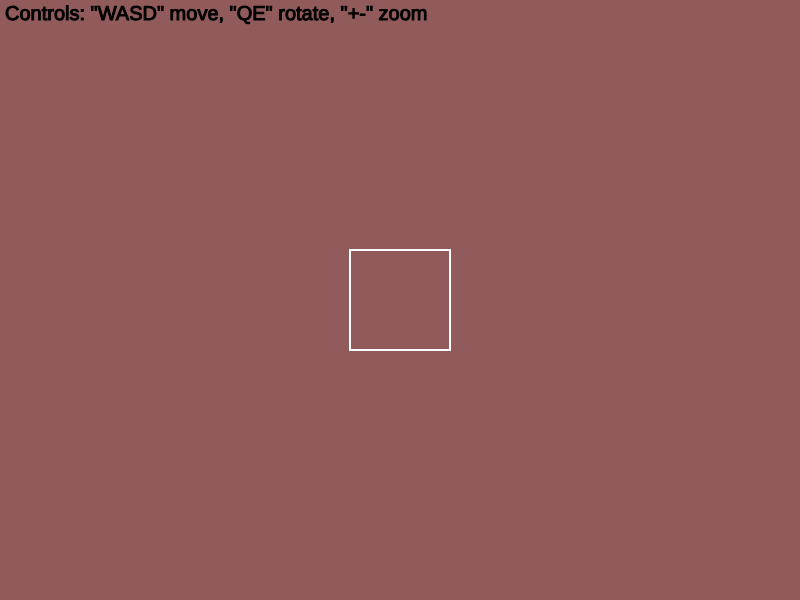
Frame 1 (no input)
Frame 60 (no input): identical to frame 1, image omitted
Frame 120 (the mouse pressed at the canvas centre since frame 60): identical to frame 1, image omitted

The p5.js sketch that drew this single still picture (run headless with seeded random() and noise() and a simulated clock; from frame 60 on, the mouse is pressed at the canvas centre):

// p5.js sketch
// ── sketch.js
// Points, the first point is duplicated at the end
const p = [[-50, -50], [-50, 50], [50, 50], [50, -50], [-50, -50]];
// Rotation matrix
let rm = [];
// To move rectangle
let offSetX = 0;
let offSetY = 0;
// Scale
let s = 1;
// Angle
let a = 0;

// Multiply matrix and a vector
function mtriXvec(ma, ve){
  let r = new Array();
  for(let i in ma){
    let sum = 0;
      for(let k in ma[i]){
        sum += (ma[i][k] * ve[k]);
      }
    r[i] = sum;
  }
  return r;
}

function setup() {
  createCanvas(800, 600);
}

function draw() {
  // Get fps
  let fps = frameRate();
  // "Clear" screen
  background(145, 91, 91);
  // 0,0 to the center
  translate(400, 300);
  // Line colors
  stroke(255);
  // Line size
  strokeWeight(2 * s);
  // Calculate the new rotation matrix
  rm = [[ cos(a), sin(a)],
        [-sin(a), cos(a)]];
  // For each pair of point do the math and draw
  for (let i = 0; i < 4; i++) {
     const p1 = mtriXvec(rm, p[ i ]);
     const p2 = mtriXvec(rm, p[i+1]);
     line(p1[0] * s + offSetX, p1[1] * s + offSetY, 
          p2[0] * s + offSetX, p2[1] * s + offSetY);
    }

  // Move Rectangle
  if (keyIsDown( 87)) offSetY += (-300 / fps);
  if (keyIsDown( 83)) offSetY += ( 300 / fps);
  if (keyIsDown( 65)) offSetX += (-300 / fps);
  if (keyIsDown( 68)) offSetX += ( 300 / fps);
  // Change scale
  if (keyIsDown(107)) s += ( 4 / fps);
  if (keyIsDown(109)) s += (-4 / fps);
  // Change Angle
  if (keyIsDown( 81)) a += ( 1 / fps);
  if (keyIsDown( 69)) a += (-1 / fps);

  // Text
  strokeWeight(1);
  stroke(0);
  fill(0);
  textSize(20);
  text('Controls: "WASD" move, "QE" rotate, "+-" zoom', -395 , -280);
}
